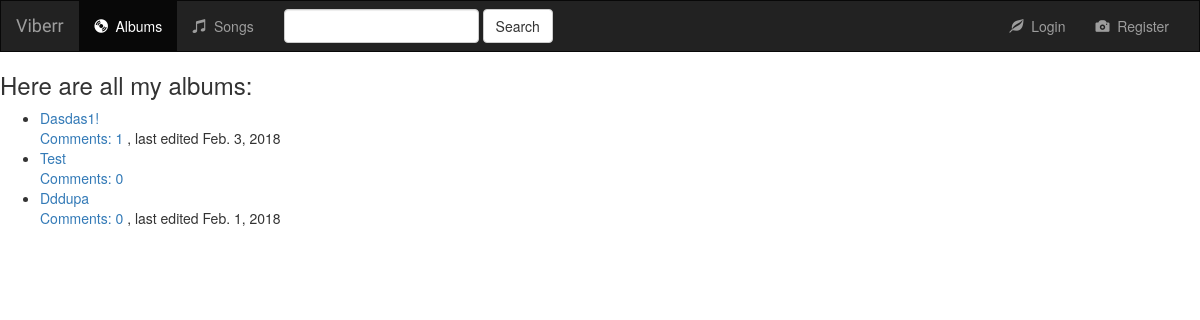
/music/, run on an earlier commit of the app's database.
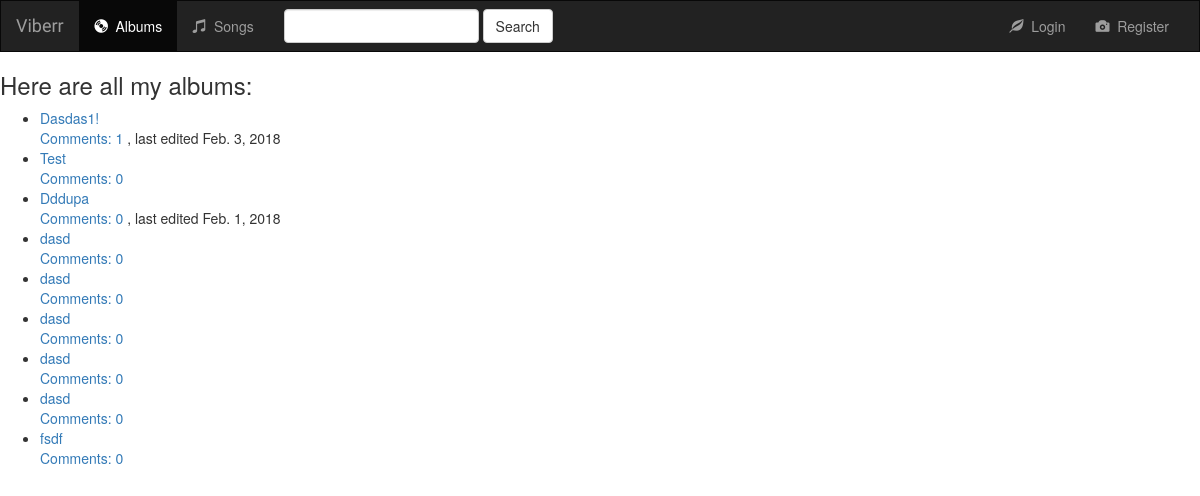
And on a later commit of the database.
### music/models.py (models this page shows, shortened)
class Album(models.Model):
    author = models.ForeignKey(User, null=True, blank=True)
    artist = models.CharField(max_length=250)
    album_title = models.CharField(max_length=250)
    genre = models.CharField(max_length=250)
    publication_date = models.DateField(null=True, blank=True)
    album_logo = models.ImageField(upload_to="music/static/music/images/", default=settings.DEFAULT_URL, blank=True, null=True)
    edit_date = models.DateField(null=True)
    creation_date = models.DateField(default=datetime.datetime.now, null=True, blank=True)

### music/views.py (the view)
def index(request):
    all_albums = Album.objects.all().order_by("-creation_date")
    context = {
        'all_albums': all_albums,
    }
    return render(request, 'music/index.html', context)

### music/templates/music/index.html (shortened to what this page needs)
{% extends 'music/base.html' %}
{% block body %}
{% if all_albums %}
    <h3>Here are all my albums: </h3>
    <ul>
        {% for album in all_albums %}
        <li><a href="{% url 'music:detail' album.id %}">{{ album.album_title }}</a></li>
        <a href="{% url 'music:detail' album.id %}">Comments: {{ album.comment_set.count }}</a>
        {% if album.edit_date %}
            , last edited {{ album.edit_date }}
        {% endif %}
        {% endfor %}
    </ul>
    {% else %}
        <h3>You don't have any albums</h3>
    {% endif %}
{% endblock %}

What changed in the data, as far as the page shows it:
added Album: album_title "dasd", comment_set.count "0"
added Album: album_title "dasd", comment_set.count "0"
added Album: album_title "dasd", comment_set.count "0"
added Album: album_title "dasd", comment_set.count "0"
added Album: album_title "dasd", comment_set.count "0"
added Album: album_title "fsdf", comment_set.count "0"
